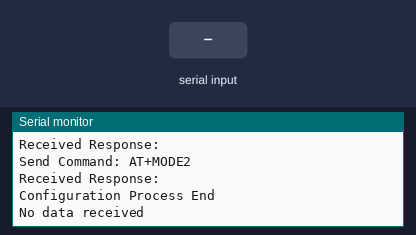
Simulated run of this sketch. Board: Arduino Nano, built with avr-gcc and run on an emulated ATmega328P. Parts: the last lines printed to the serial monitor. Inputs (shaded band) come from the test bench.

Above: at 9.3 s.
9.4 s: "OK\n" received over the second serial link
At 11.3 s:
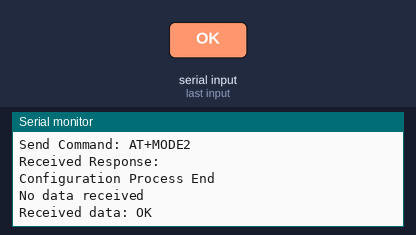
11.6 s: "1\n" received over the second serial link
At 12.6 s:
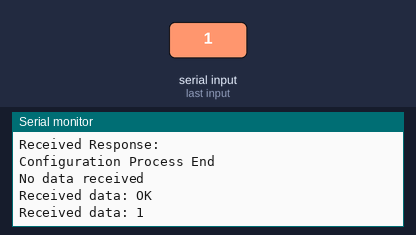

The sketch:

hm10_compatible.ino
```cpp
#include "bleATCommand.h"


void setup() {
  Serial.begin(115200);

  delay(1000);

  configBLE("Bluno Nano");


}


void loop() {
  String data = getData();

  if(data != ""){
    Serial.print("Received data: ");
    Serial.println(data);
  }
  else {
    Serial.println("No data received");
    sendData("Send Data");
  }

  delay(1000);

}
```

bleATCommand.h
```cpp
#include "HardwareSerial.h"
#include <SoftwareSerial.h>

SoftwareSerial mySerial(10, 11);  // RX, TX

String getBleAtData() {
  String msg = "";
  unsigned long time = millis() + 500;  // maximum wait for 500 ms
  while (time > millis()) {
    if (mySerial.available() > 0) {
      msg = mySerial.readStringUntil('\n');  // Receive response from HM-10
      // Check the command is successfully worked or not
      if (msg.indexOf("OK") >= 0) {
        //Serial.println("Ok Found");
        break;
      }
      else{
        Serial.println("Configuration Error");
      }
    }
  }
  msg.trim();
  // Serial.print("Received data: ");
  // Serial.println(msg);
  return msg;
}


void atCommand(String cmd){
  Serial.print("Send Command: ");
  Serial.println(cmd);
  mySerial.print(cmd.c_str());
  String rspn = getBleAtData();
  Serial.print("Received Response: ");
  Serial.println(rspn);
}

void configBLE(String deviceName) {
  mySerial.begin(9600); // Initialized the serial communication

  Serial.println("Wait for configuration");
  atCommand("AT");
  atCommand("AT+RESET");
  atCommand("AT+IMME1");
  atCommand("AT+NOTI1");
  atCommand("AT+NOTP1");
  atCommand("AT+NAME" + deviceName);
  atCommand("AT+UUID0x3935");
  atCommand("AT+CHAR0xC29C");
  atCommand("AT+ROLE0");
  atCommand("AT+ADVI0");
  atCommand("AT+ADTY0");
  atCommand("AT+FLAG0");
  atCommand("AT+IMME0");
  atCommand("AT+MODE2");
  Serial.println("Configuration Process End");
}


void sendData(String data){
  mySerial.print(data);
}

String getData(){
  String msg = "";
  unsigned long time = millis() + 500;  // maximum wait for 500 ms
  while (time > millis()) {
    if (mySerial.available() > 0) {
      msg = mySerial.readStringUntil('\n');  // Receive response from HM-10
    }
  }
  return msg;
}
```

Measured:
- after the input at 9.4 s, the serial monitor: prints a new line after 0.74 s (image 1)
- after the input at 11.6 s, the serial monitor: prints a new line at once (image 2)
